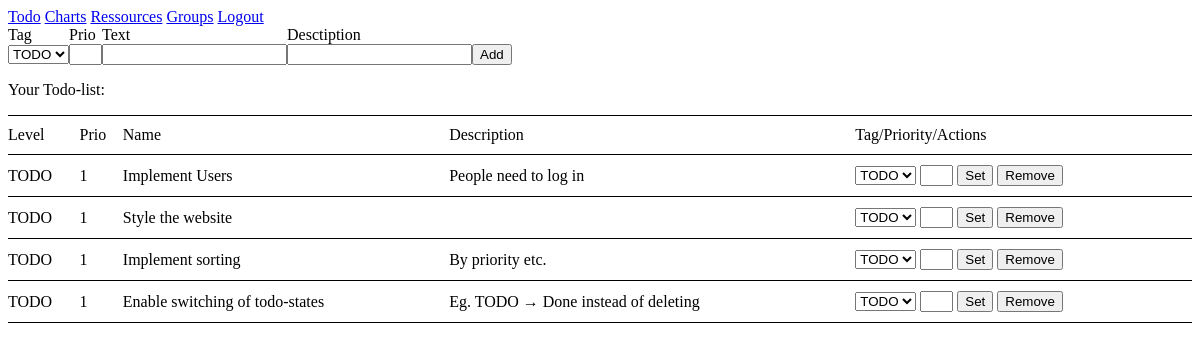
The app's page /, older data.
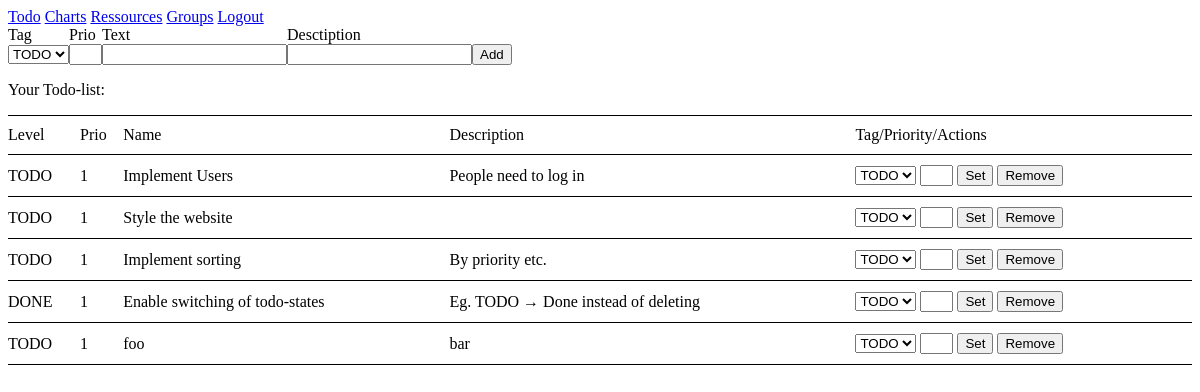
The same page, newer data.
### todolist/models.py (models this page shows, shortened)
class TodoItem(models.Model):
    priority = models.IntegerField()
    todo_type = models.ForeignKey(TodoType)
    todo_text = models.CharField(max_length=200)
    todo_description = models.CharField(max_length=1000)
    deadline = models.DateTimeField()

class TodoType(models.Model):
    type_tag_name = models.CharField(max_length=10)
    type_tag_description = models.CharField(max_length=1000)
    type_color_red = models.IntegerField()
    type_color_green = models.IntegerField()
    type_color_blue = models.IntegerField()
    def __unicode__(self):
        return self.type_tag_name

### todolist/views.py (the view)
# urls.py: url(r'^$', views.TodoListView.as_view(), name='index'),
class TodoListView(generic.ListView):
    template_name = 'todolist/index.html'
    context_object_name = 'todo_data'
    def get_context_data(self, **kwargs):
        context = super(generic.ListView, self).get_context_data(**kwargs)
        context['todo_items'] = TodoItem.objects.all()
        context['todo_types'] = TodoType.objects.all()
        return context
    def get_queryset(self):
        return TodoItem.objects.all()

### todolist/templates/todolist/index.html (shortened to what this page needs)
{% load staticfiles %}
<link rel="stylesheet" type="text/css" href="{% static 'todolist/style.css' %}" />
<a href="{% url 'todolist:index' %}">Todo</a> <a href="{% url 'todolist:index' %}">Charts</a> <a href="{% url 'todolist:index' %}">Ressources</a> <a href="{% url 'todolist:index' %}">Groups</a> <a href="{% url 'todolist:index' %}">Logout</a>
<form action="{% url 'todolist:add_todo' %}" method="post">
  <table class="plain-table">
    <tr>
      <td>Tag</td>
      <td>Prio</td>
      <td>Text</td>
      <td>Desctiption</td>
    </tr>
    <tr>
      <td>
	<select name="new_todo_tag">
	  {% for item in todo_types %}
	  <option>{{item}}</option>
	  {% endfor %}
	</select>
      </td>
      <td><input type="Text" size=1 name="new_todo_priority"/></td>
      <td><input type="Text" name="new_todo_text"/></td>
      <td><input type="Text" name="new_todo_description"/></td>
      <td><input type="submit" name="add_todo_button" value="Add"/> </td>
    </tr>
</table>
</form>
{% if todo_items %}
<p>Your Todo-list:</p>
<form action="{% url 'todolist:remove_todo' %}" method="post">
  <table style="width:100%">
    <tr>
      <td>Level</td>
      <td>Prio</td>
      <td>Name</td>
      <td>Description</td>
      <td>Tag/Priority/Actions</td>
    </tr>
    {% for item in todo_items %}
    <tr>
      <td> {{ item.todo_type.type_tag_name }} </td>
      <td> {{ item.priority }} </td>
      <td> {{ item.todo_text }} </td>
      <td> {{ item.todo_description }} </td>
      <td>
	<select name="set_todo_tag">
	  {% for item in todo_types %}
	  <option value="{{item.id}}">{{item}}</option>
	  {% endfor %}
	</select>
	<input type="Text" size="1" name="todo_priority"/>
	<button type="submit" name="set" value="{{item.id}}">Set</button>
	<button type="submit" name="remove" value="{{item.id}}">Remove</button>
      </td>
    </tr>
    {% endfor %}
  </table>
</form>
{% else %}
<p>Nothing to do :)</p>
{% endif %}

Row changes from the older to the newer data that the page shows:
changed TodoItem "Enable switching of todo-states": todo_type.type_tag_name "TODO" → "DONE"
added TodoItem: todo_type.type_tag_name "TODO", priority "1", todo_text "foo", todo_description "bar", {{ item.id }} 21 (drawn)
